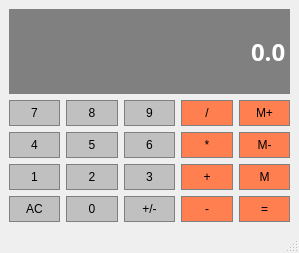
<?xml version="1.0" encoding="UTF-8"?>
<ui version="4.0">
 <class>MainWindow</class>
 <widget class="QMainWindow" name="MainWindow">
  <property name="geometry">
   <rect>
    <x>0</x>
    <y>0</y>
    <width>299</width>
    <height>253</height>
   </rect>
  </property>
  <property name="sizePolicy">
   <sizepolicy hsizetype="Preferred" vsizetype="Expanding">
    <horstretch>0</horstretch>
    <verstretch>0</verstretch>
   </sizepolicy>
  </property>
  <property name="windowTitle">
   <string>MainWindow</string>
  </property>
  <widget class="QWidget" name="centralwidget">
   <layout class="QGridLayout" name="gridLayout">
    <item row="5" column="3">
     <widget class="QPushButton" name="Button6">
      <property name="sizePolicy">
       <sizepolicy hsizetype="Preferred" vsizetype="Preferred">
        <horstretch>0</horstretch>
        <verstretch>0</verstretch>
       </sizepolicy>
      </property>
      <property name="styleSheet">
       <string notr="true">QPushButton {
	background-color: #C0C0C0;
	padding: 5px;
	border: 1px solid gray;
	color: black
}
QPushButton:pressed {
	background-color: #A9A9A9;
	padding: 5px;
	border: 1px solid gray;
}
</string>
      </property>
      <property name="text">
       <string>6</string>
      </property>
     </widget>
    </item>
    <item row="7" column="1">
     <widget class="QPushButton" name="Clear">
      <property name="sizePolicy">
       <sizepolicy hsizetype="Preferred" vsizetype="Preferred">
        <horstretch>0</horstretch>
        <verstretch>0</verstretch>
       </sizepolicy>
      </property>
      <property name="styleSheet">
       <string notr="true">QPushButton {
	background-color: #C0C0C0;
	padding: 5px;
	border: 1px solid gray;
	color: black
}
QPushButton:pressed {
	background-color: #A9A9A9;
	padding: 5px;
	border: 1px solid gray;
}
</string>
      </property>
      <property name="text">
       <string>AC</string>
      </property>
     </widget>
    </item>
    <item row="3" column="1">
     <widget class="QPushButton" name="Button7">
      <property name="sizePolicy">
       <sizepolicy hsizetype="Preferred" vsizetype="Preferred">
        <horstretch>0</horstretch>
        <verstretch>0</verstretch>
       </sizepolicy>
      </property>
      <property name="styleSheet">
       <string notr="true">QPushButton {
	background-color: #C0C0C0;
	padding: 5px;
	border: 1px solid gray;
	color: black
}
QPushButton:pressed {
	background-color: #A9A9A9;
	padding: 5px;
	border: 1px solid gray;
}
</string>
      </property>
      <property name="text">
       <string>7</string>
      </property>
     </widget>
    </item>
    <item row="7" column="4">
     <widget class="QPushButton" name="Subtract">
      <property name="sizePolicy">
       <sizepolicy hsizetype="Preferred" vsizetype="Preferred">
        <horstretch>0</horstretch>
        <verstretch>0</verstretch>
       </sizepolicy>
      </property>
      <property name="styleSheet">
       <string notr="true">QPushButton {
	background-color: #FF7F50;
	padding: 5px;
	border: 1px solid gray;
	color: black
}
QPushButton:pressed {
	background-color: #A9A9A9;
	padding: 5px;
	border: 1px solid gray;
}
</string>
      </property>
      <property name="text">
       <string>-</string>
      </property>
     </widget>
    </item>
    <item row="7" column="3">
     <widget class="QPushButton" name="ChangeSign">
      <property name="sizePolicy">
       <sizepolicy hsizetype="Preferred" vsizetype="Preferred">
        <horstretch>0</horstretch>
        <verstretch>0</verstretch>
       </sizepolicy>
      </property>
      <property name="styleSheet">
       <string notr="true">QPushButton {
	background-color: #C0C0C0;
	padding: 5px;
	border: 1px solid gray;
	color: black
}
QPushButton:pressed {
	background-color: #A9A9A9;
	padding: 5px;
	border: 1px solid gray;
}
</string>
      </property>
      <property name="text">
       <string>+/-</string>
      </property>
     </widget>
    </item>
    <item row="6" column="3">
     <widget class="QPushButton" name="Button3">
      <property name="sizePolicy">
       <sizepolicy hsizetype="Preferred" vsizetype="Preferred">
        <horstretch>0</horstretch>
        <verstretch>0</verstretch>
       </sizepolicy>
      </property>
      <property name="styleSheet">
       <string notr="true">QPushButton {
	background-color: #C0C0C0;
	padding: 5px;
	border: 1px solid gray;
	color: black
}
QPushButton:pressed {
	background-color: #A9A9A9;
	padding: 5px;
	border: 1px solid gray;
}
</string>
      </property>
      <property name="text">
       <string>3</string>
      </property>
     </widget>
    </item>
    <item row="3" column="5">
     <widget class="QPushButton" name="MemAdd">
      <property name="sizePolicy">
       <sizepolicy hsizetype="Preferred" vsizetype="Preferred">
        <horstretch>0</horstretch>
        <verstretch>0</verstretch>
       </sizepolicy>
      </property>
      <property name="styleSheet">
       <string notr="true">QPushButton {
	background-color: #FF7F50;
	padding: 5px;
	border: 1px solid gray;
	color: black
}
QPushButton:pressed {
	background-color: #A9A9A9;
	padding: 5px;
	border: 1px solid gray;
}
</string>
      </property>
      <property name="text">
       <string>M+</string>
      </property>
     </widget>
    </item>
    <item row="3" column="3">
     <widget class="QPushButton" name="Button9">
      <property name="sizePolicy">
       <sizepolicy hsizetype="Preferred" vsizetype="Preferred">
        <horstretch>0</horstretch>
        <verstretch>0</verstretch>
       </sizepolicy>
      </property>
      <property name="styleSheet">
       <string notr="true">QPushButton {
	background-color: #C0C0C0;
	padding: 5px;
	border: 1px solid gray;
	color: black
}
QPushButton:pressed {
	background-color: #A9A9A9;
	padding: 5px;
	border: 1px solid gray;
}
</string>
      </property>
      <property name="text">
       <string>9</string>
      </property>
     </widget>
    </item>
    <item row="6" column="2">
     <widget class="QPushButton" name="Button2">
      <property name="sizePolicy">
       <sizepolicy hsizetype="Preferred" vsizetype="Preferred">
        <horstretch>0</horstretch>
        <verstretch>0</verstretch>
       </sizepolicy>
      </property>
      <property name="styleSheet">
       <string notr="true">QPushButton {
	background-color: #C0C0C0;
	padding: 5px;
	border: 1px solid gray;
	color: black
}
QPushButton:pressed {
	background-color: #A9A9A9;
	padding: 5px;
	border: 1px solid gray;
}
</string>
      </property>
      <property name="text">
       <string>2</string>
      </property>
     </widget>
    </item>
    <item row="5" column="1">
     <widget class="QPushButton" name="Button4">
      <property name="sizePolicy">
       <sizepolicy hsizetype="Preferred" vsizetype="Preferred">
        <horstretch>0</horstretch>
        <verstretch>0</verstretch>
       </sizepolicy>
      </property>
      <property name="styleSheet">
       <string notr="true">QPushButton {
	background-color: #C0C0C0;
	padding: 5px;
	border: 1px solid gray;
	color: black
}
QPushButton:pressed {
	background-color: #A9A9A9;
	padding: 5px;
	border: 1px solid gray;
}
</string>
      </property>
      <property name="text">
       <string>4</string>
      </property>
     </widget>
    </item>
    <item row="5" column="4">
     <widget class="QPushButton" name="Multiply">
      <property name="sizePolicy">
       <sizepolicy hsizetype="Preferred" vsizetype="Preferred">
        <horstretch>0</horstretch>
        <verstretch>0</verstretch>
       </sizepolicy>
      </property>
      <property name="styleSheet">
       <string notr="true">QPushButton {
	background-color: #FF7F50;
	padding: 5px;
	border: 1px solid gray;
	color: black
}
QPushButton:pressed {
	background-color: #A9A9A9;
	padding: 5px;
	border: 1px solid gray;
}
</string>
      </property>
      <property name="text">
       <string>*</string>
      </property>
     </widget>
    </item>
    <item row="6" column="4">
     <widget class="QPushButton" name="Add">
      <property name="sizePolicy">
       <sizepolicy hsizetype="Preferred" vsizetype="Preferred">
        <horstretch>0</horstretch>
        <verstretch>0</verstretch>
       </sizepolicy>
      </property>
      <property name="styleSheet">
       <string notr="true">QPushButton {
	background-color: #FF7F50;
	padding: 5px;
	border: 1px solid gray;
	color: black
}
QPushButton:pressed {
	background-color: #A9A9A9;
	padding: 5px;
	border: 1px solid gray;
}
</string>
      </property>
      <property name="text">
       <string>+</string>
      </property>
     </widget>
    </item>
    <item row="3" column="4">
     <widget class="QPushButton" name="Divide">
      <property name="sizePolicy">
       <sizepolicy hsizetype="Preferred" vsizetype="Preferred">
        <horstretch>0</horstretch>
        <verstretch>0</verstretch>
       </sizepolicy>
      </property>
      <property name="styleSheet">
       <string notr="true">QPushButton {
	background-color: #FF7F50;
	padding: 5px;
	border: 1px solid gray;
	color: black
}
QPushButton:pressed {
	background-color: #A9A9A9;
	padding: 5px;
	border: 1px solid gray;
}
</string>
      </property>
      <property name="text">
       <string>/</string>
      </property>
     </widget>
    </item>
    <item row="6" column="1">
     <widget class="QPushButton" name="Button1">
      <property name="sizePolicy">
       <sizepolicy hsizetype="Preferred" vsizetype="Preferred">
        <horstretch>0</horstretch>
        <verstretch>0</verstretch>
       </sizepolicy>
      </property>
      <property name="styleSheet">
       <string notr="true">QPushButton {
	background-color: #C0C0C0;
	padding: 5px;
	border: 1px solid gray;
	color: black
}
QPushButton:pressed {
	background-color: #A9A9A9;
	padding: 5px;
	border: 1px solid gray;
}
</string>
      </property>
      <property name="text">
       <string>1</string>
      </property>
     </widget>
    </item>
    <item row="7" column="2">
     <widget class="QPushButton" name="Button0">
      <property name="sizePolicy">
       <sizepolicy hsizetype="Preferred" vsizetype="Preferred">
        <horstretch>0</horstretch>
        <verstretch>0</verstretch>
       </sizepolicy>
      </property>
      <property name="styleSheet">
       <string notr="true">QPushButton {
	background-color: #C0C0C0;
	padding: 5px;
	border: 1px solid gray;
	color: black
}
QPushButton:pressed {
	background-color: #A9A9A9;
	padding: 5px;
	border: 1px solid gray;
}
</string>
      </property>
      <property name="text">
       <string>0</string>
      </property>
     </widget>
    </item>
    <item row="3" column="2">
     <widget class="QPushButton" name="Button8">
      <property name="sizePolicy">
       <sizepolicy hsizetype="Preferred" vsizetype="Preferred">
        <horstretch>0</horstretch>
        <verstretch>0</verstretch>
       </sizepolicy>
      </property>
      <property name="styleSheet">
       <string notr="true">QPushButton {
	background-color: #C0C0C0;
	padding: 5px;
	border: 1px solid gray;
	color: black
}
QPushButton:pressed {
	background-color: #A9A9A9;
	padding: 5px;
	border: 1px solid gray;
}
</string>
      </property>
      <property name="text">
       <string>8</string>
      </property>
     </widget>
    </item>
    <item row="5" column="2">
     <widget class="QPushButton" name="Button5">
      <property name="sizePolicy">
       <sizepolicy hsizetype="Preferred" vsizetype="Preferred">
        <horstretch>0</horstretch>
        <verstretch>0</verstretch>
       </sizepolicy>
      </property>
      <property name="styleSheet">
       <string notr="true">QPushButton {
	background-color: #C0C0C0;
	padding: 5px;
	border: 1px solid gray;
	color: black
}
QPushButton:pressed {
	background-color: #A9A9A9;
	padding: 5px;
	border: 1px solid gray;
}
</string>
      </property>
      <property name="text">
       <string>5</string>
      </property>
     </widget>
    </item>
    <item row="7" column="5">
     <widget class="QPushButton" name="Equal">
      <property name="sizePolicy">
       <sizepolicy hsizetype="Preferred" vsizetype="Preferred">
        <horstretch>0</horstretch>
        <verstretch>0</verstretch>
       </sizepolicy>
      </property>
      <property name="styleSheet">
       <string notr="true">QPushButton {
	background-color: #FF7F50;
	padding: 5px;
	border: 1px solid gray;
	color: black
}
QPushButton:pressed {
	background-color: #A9A9A9;
	padding: 5px;
	border: 1px solid gray;
}
</string>
      </property>
      <property name="text">
       <string>=</string>
      </property>
     </widget>
    </item>
    <item row="6" column="5">
     <widget class="QPushButton" name="MemGet">
      <property name="sizePolicy">
       <sizepolicy hsizetype="Preferred" vsizetype="Preferred">
        <horstretch>0</horstretch>
        <verstretch>0</verstretch>
       </sizepolicy>
      </property>
      <property name="styleSheet">
       <string notr="true">QPushButton {
	background-color: #FF7F50;
	padding: 5px;
	border: 1px solid gray;
	color: black
}
QPushButton:pressed {
	background-color: #A9A9A9;
	padding: 5px;
	border: 1px solid gray;
}
</string>
      </property>
      <property name="text">
       <string>M</string>
      </property>
     </widget>
    </item>
    <item row="5" column="5">
     <widget class="QPushButton" name="MemClear">
      <property name="sizePolicy">
       <sizepolicy hsizetype="Preferred" vsizetype="Preferred">
        <horstretch>0</horstretch>
        <verstretch>0</verstretch>
       </sizepolicy>
      </property>
      <property name="styleSheet">
       <string notr="true">QPushButton {
	background-color: #FF7F50;
	padding: 5px;
	border: 1px solid gray;
	color: black
}
QPushButton:pressed {
	background-color: #A9A9A9;
	padding: 5px;
	border: 1px solid gray;
}
</string>
      </property>
      <property name="text">
       <string>M-</string>
      </property>
     </widget>
    </item>
    <item row="0" column="1" colspan="5">
     <widget class="QLineEdit" name="Display">
      <property name="sizePolicy">
       <sizepolicy hsizetype="Preferred" vsizetype="Expanding">
        <horstretch>0</horstretch>
        <verstretch>0</verstretch>
       </sizepolicy>
      </property>
      <property name="font">
       <font>
        <family>Rasa</family>
        <pointsize>18</pointsize>
        <bold>true</bold>
       </font>
      </property>
      <property name="styleSheet">
       <string notr="true">QLineEdit {
	background-color: gray;
	color: #ffffff;
	border: 1px solid gray;
}</string>
      </property>
      <property name="text">
       <string>0.0</string>
      </property>
      <property name="alignment">
       <set>Qt::AlignRight|Qt::AlignTrailing|Qt::AlignVCenter</set>
      </property>
     </widget>
    </item>
   </layout>
  </widget>
  <widget class="QMenuBar" name="menubar">
   <property name="geometry">
    <rect>
     <x>0</x>
     <y>0</y>
     <width>299</width>
     <height>22</height>
    </rect>
   </property>
  </widget>
  <widget class="QStatusBar" name="statusbar"/>
 </widget>
 <resources/>
 <connections/>
</ui>
